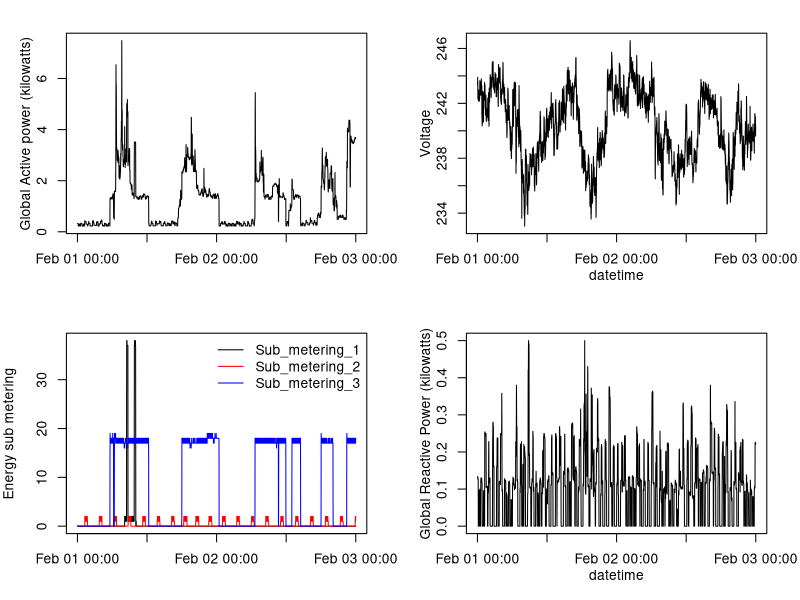

The R script that drew this image:
#import data that was already filtered in plot1.R
datadt<-read.csv("./filtereddata.csv")
datadt$datetime<-as.POSIXct(paste(datadt$date_measured, datadt$time_measured),
                                        format="%Y-%m-%d %H:%M:%S")
png("plot4.png")
par(mfcol=c(2,2), mar=c(4,4,2,2))

#plot1
plot(datadt$datetime, datadt$Global_active_power, ylab="Global Active power (kilowatts)",
     xlab="", type="n", mgp=c(2,1,0))
             
lines(y=datadt$Global_active_power,x=datadt$datetime)
#plot2
plot(datadt$datetime, datadt$Sub_metering_1,
     ylab="Energy sub metering", xlab="",type="n")
lines(datadt$datetime, datadt$Sub_metering_1)
lines(datadt$datetime, datadt$Sub_metering_2, col="red")
lines(datadt$datetime, datadt$Sub_metering_3, col="blue")
legend("topright", lty=1, col=c("black", "red", "blue"),bty="n", legend=c("Sub_metering_1",
                                                           "Sub_metering_2",
                                                           "Sub_metering_3"), xjust=1)
#plot3

plot(datadt$datetime, datadt$Voltage, ylab="Voltage",
     xlab="datetime", type="n", mgp=c(2,1,0))
lines(datadt$datetime, datadt$Voltage)

#plot4

plot(datadt$datetime, datadt$Global_reactive_power, ylab="Global Reactive Power (kilowatts)",
     xlab="datetime", type="n",mgp=c(2,1,0))
lines(datadt$datetime, datadt$Global_reactive_power)

dev.off()
